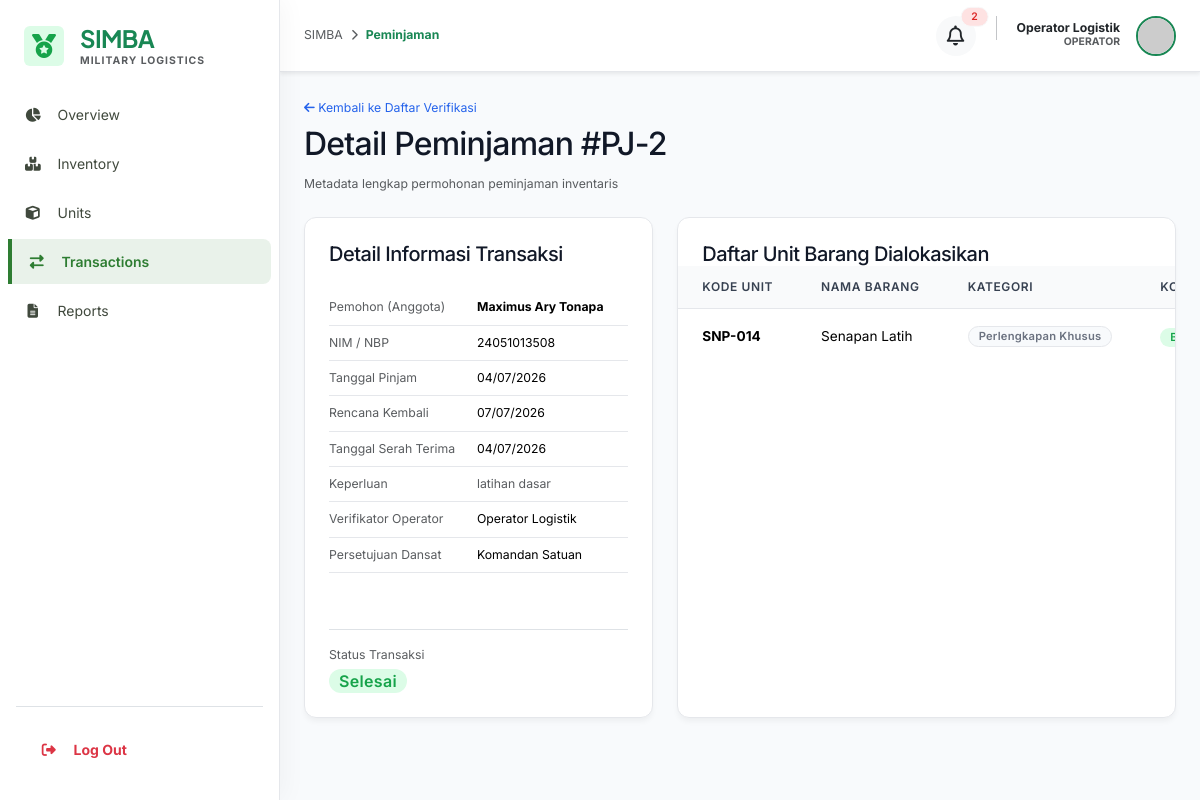
Screenshot of /public/index.php?controller=peminjaman&action=detail&id=2 (signed in) with the database file from the repository.
### tables this page shows
CREATE TABLE `peminjaman` (
  `peminjaman_id` int(11) NOT NULL,
  `user_id` int(11) NOT NULL,
  `status` enum('Menunggu Verifikasi','Menunggu Persetujuan Dansat','Disetujui','Ditolak','Ditolak oleh Dansat','Dipinjam (Berjalan)','Selesai') NOT NULL DEFAULT 'Menunggu Verifikasi',
  `tanggal_pinjam` date NOT NULL,
  `tanggal_rencana_kembali` date NOT NULL,
  `tanggal_serah_terima` date DEFAULT NULL,
  `keperluan` varchar(500) NOT NULL,
  `verifikator_id` int(11) DEFAULT NULL,
  `approver_dansat_id` int(11) DEFAULT NULL,
  `alasan_tolak` text DEFAULT NULL,
  `created_at` datetime NOT NULL DEFAULT current_timestamp(),
  `updated_at` datetime DEFAULT NULL ON UPDATE current_timestamp()
);

CREATE TABLE `users` (
  `user_id` int(11) NOT NULL,
  `role_id` int(11) NOT NULL,
  `full_name` varchar(100) NOT NULL,
  `nim_nip` varchar(30) NOT NULL,
  `username` varchar(50) NOT NULL,
  `password_hash` varchar(255) NOT NULL,
  `email` varchar(100) DEFAULT NULL,
  `phone` varchar(20) DEFAULT NULL,
  `photo` varchar(255) DEFAULT NULL,
  `is_active` tinyint(1) NOT NULL DEFAULT 1,
  `created_at` datetime NOT NULL DEFAULT current_timestamp(),
  `updated_at` datetime DEFAULT NULL ON UPDATE current_timestamp()
);

CREATE TABLE `detail_peminjaman` (
  `detail_peminjaman_id` int(11) NOT NULL,
  `peminjaman_id` int(11) NOT NULL,
  `unit_id` int(11) NOT NULL,
  `kondisi_saat_pinjam` varchar(20) NOT NULL DEFAULT 'Baik',
  `created_at` datetime NOT NULL DEFAULT current_timestamp()
);

CREATE TABLE `unit_barang` (
  `unit_id` int(11) NOT NULL,
  `barang_id` int(11) NOT NULL,
  `kode_unit` varchar(30) NOT NULL,
  `kondisi` enum('Baik','Rusak Ringan','Rusak Berat') NOT NULL DEFAULT 'Baik',
  `status_ketersediaan` enum('Tersedia','Dipinjam','Perbaikan','Hilang') NOT NULL DEFAULT 'Tersedia',
  `tanggal_pengadaan` date NOT NULL,
  `created_at` datetime NOT NULL DEFAULT current_timestamp(),
  `updated_at` datetime DEFAULT NULL ON UPDATE current_timestamp()
);

CREATE TABLE `barang` (
  `barang_id` int(11) NOT NULL,
  `kategori_id` int(11) NOT NULL,
  `bidang_id` int(11) NOT NULL,
  `nama_barang` varchar(150) NOT NULL,
  `satuan` varchar(20) NOT NULL,
  `deskripsi` text DEFAULT NULL,
  `foto` varchar(255) DEFAULT NULL,
  `created_at` datetime NOT NULL DEFAULT current_timestamp(),
  `updated_at` datetime DEFAULT NULL ON UPDATE current_timestamp()
);

CREATE TABLE `kategori_barang` (
  `kategori_id` int(11) NOT NULL,
  `nama_kategori` varchar(100) NOT NULL,
  `deskripsi` text DEFAULT NULL,
  `is_critical` tinyint(1) NOT NULL DEFAULT 0,
  `created_at` datetime NOT NULL DEFAULT current_timestamp()
);

### app/views/peminjaman/detail.php (the view, shortened to what the rows shown need)
<div class="mb-4">
    <?php if ($_SESSION['role_id'] == ROLE_ANGGOTA): ?>
        <a href="index.php?controller=peminjaman&action=riwayat" class="text-accent text-decoration-none small">
            <i class="fa-solid fa-arrow-left"></i> Kembali ke Riwayat Peminjaman
        </a>
    <?php else: ?>
        <a href="index.php?controller=peminjaman&action=verifikasiList" class="text-accent text-decoration-none small">
            <i class="fa-solid fa-arrow-left"></i> Kembali ke Daftar Verifikasi
        </a>
    <?php endif; ?>
    <h1 class="h2 font-heading mt-2" style="color: var(--text-primary);">Detail Peminjaman #PJ-<?= $loan['peminjaman_id'] ?></h1>
    <span class="text-muted small">Metadata lengkap permohonan peminjaman inventaris</span>
</div>
<div class="row">
    <div class="col-md-5 mb-4">
        <div class="glass-card p-4 h-100 d-flex flex-column justify-content-between">
            <div>
                <h3 class="h5 mb-4 font-heading" style="color: var(--text-primary);">Detail Informasi Transaksi</h3>
                <table class="table table-borderless small">
                    <tr>
                        <td class="text-muted ps-0" style="width: 140px;">Pemohon (Anggota)</td>
                        <td><strong><?= htmlspecialchars($loan['borrower_name']) ?></strong></td>
                    </tr>
                    <tr>
                        <td class="text-muted ps-0">NIM / NBP</td>
                        <td><?= htmlspecialchars($loan['borrower_nim']) ?></td>
                    </tr>
                    <tr>
                        <td class="text-muted ps-0">Tanggal Pinjam</td>
                        <td><?= date('d/m/Y', strtotime($loan['tanggal_pinjam'])) ?></td>
                    </tr>
                    <tr>
                        <td class="text-muted ps-0">Rencana Kembali</td>
                        <td><?= date('d/m/Y', strtotime($loan['tanggal_rencana_kembali'])) ?></td>
                    </tr>
                    <tr>
                        <td class="text-muted ps-0">Tanggal Serah Terima</td>
                        <td><?= $loan['tanggal_serah_terima'] ? date('d/m/Y', strtotime($loan['tanggal_serah_terima'])) : '<span class="text-muted small">Belum serah terima</span>' ?></td>
                    </tr>
                    <tr>
                        <td class="text-muted ps-0">Keperluan</td>
                        <td class="text-muted"><?= htmlspecialchars($loan['keperluan']) ?></td>
                    </tr>
                    <tr>
                        <td class="text-muted ps-0">Verifikator Operator</td>
                        <td><?= htmlspecialchars($loan['verifikator_name'] ?: '-') ?></td>
                    </tr>
                    <?php if ($loan['approver_dansat_id']): ?>
                        <tr>
                            <td class="text-muted ps-0">Persetujuan Dansat</td>
                            <td><?= htmlspecialchars($loan['dansat_name'] ?: '-') ?></td>
                        </tr>
                    <?php endif; ?>
                </table>
            </div>
            <div class="border-top pt-3 mt-3">
                <span class="text-muted small d-block mb-1">Status Transaksi</span>
                <?php if ($loan['status'] === STATUS_PINJAM_VERIF_WAIT): ?>
                    <span class="badge bg-warning fs-6 d-inline-block"><?= $loan['status'] ?></span>
                <?php elseif ($loan['status'] === STATUS_PINJAM_DANSAT_WAIT): ?>
                    <span class="badge bg-danger fs-6 d-inline-block"><?= $loan['status'] ?></span>
                <?php elseif ($loan['status'] === STATUS_PINJAM_APPROVED): ?>
                    <span class="badge bg-success fs-6 d-inline-block"><?= $loan['status'] ?></span>
                <?php elseif ($loan['status'] === STATUS_PINJAM_ONGOING): ?>
                    <span class="badge bg-info fs-6 d-inline-block">Dipinjam (Berjalan)</span>
                <?php elseif ($loan['status'] === STATUS_PINJAM_COMPLETED): ?>
                    <span class="badge bg-success fs-6 d-inline-block">Selesai</span>
                <?php else: ?>
                    <span class="badge bg-danger fs-6 d-inline-block"><?= $loan['status'] ?></span>
                <?php endif; ?>
            </div>
        </div>
    </div>
    <div class="col-md-7 mb-4">
        <div class="glass-card p-4 h-100">
            <h3 class="h5 mb-4 font-heading" style="color: var(--text-primary);">Daftar Unit Barang Dialokasikan</h3>
            <div class="table-responsive">
                <table class="table table-modern mb-0 align-middle">
                    <thead>
                        <tr>
                            <th>Kode Unit</th>
                            <th>Nama Barang</th>
                            <th>Kategori</th>
                            <th>Kondisi Saat Pinjam</th>
                        </tr>
                    </thead>
                    <tbody>
                        <?php foreach ($details as $row): ?>
                            <tr>
                                <td><strong><?= htmlspecialchars($row['kode_unit']) ?></strong></td>
                                <td><?= htmlspecialchars($row['nama_barang']) ?></td>
                                <td>
                                    <span class="badge bg-secondary"><?= htmlspecialchars($row['nama_kategori']) ?></span>
                                </td>
                                <td>
                                    <span class="badge bg-success"><?= htmlspecialchars($row['kondisi_saat_pinjam'] ?: 'Baik') ?></span>
                                </td>
                            </tr>
                        <?php endforeach; ?>
                    </tbody>
                </table>
            </div>
        </div>
    </div>
</div>

### app/views/layouts/main.php (shortened to what the rows shown need)
<?php
$currentUser = Auth::user();
$roleId = $currentUser['role_id'] ?? 0;
$fullName = $currentUser['full_name'] ?? 'Pengguna';
$photo = $currentUser['photo'] ?? '';
$profileImg = (!empty($photo) && file_exists(dirname(dirname(dirname(__DIR__))) . '/public/uploads/profil/' . $photo))
              ? 'uploads/profil/' . $photo
              : 'https://api.dicebear.com/7.x/initials/svg?seed=' . urlencode($fullName);
$currentController = $_GET['controller'] ?? 'dashboard';
?>
<!DOCTYPE html>
<html lang="id">
<head>
    <link href="https://cdn.jsdelivr.net/npm/bootstrap@5.3.2/dist/css/bootstrap.min.css" rel="stylesheet">
    <link href="https://cdnjs.cloudflare.com/ajax/libs/font-awesome/6.4.2/css/all.min.css" rel="stylesheet">
    <link href="css/style.css?v=<?= time() ?>" rel="stylesheet">
</head>
<body>
<aside class="sidebar d-flex flex-column py-4" id="sidebar">
    <div class="px-4 mb-4 d-flex align-items-center gap-3">
        <div class="bg-success rounded p-2 d-flex align-items-center justify-content-center">
            <i class="fa-solid fa-medal fs-4"></i>
        </div>
        <div>
            <h1 class="font-headline fw-bold text-success mb-0 fs-4">SIMBA</h1>
            <p class="text-muted small fw-bold mb-0 text-uppercase" style="font-size: 0.65rem; letter-spacing: 1px;">Military Logistics</p>
        </div>
    </div>
    <nav class="flex-grow-1 px-2 overflow-y-auto">
        <?php
        function renderSidebarItem($href, $icon, $label, $isActive) {
            $activeClass = $isActive ? 'active' : '';
            return '<a href="'.$href.'" class="nav-link text-decoration-none d-flex align-items-center gap-3 '.$activeClass.'">
                        <i class="fa-solid fa-'.$icon.' fa-fw"></i>
                        <span>'.$label.'</span>
                    </a>';
        }
        echo renderSidebarItem('index.php?controller=dashboard&action=index', 'chart-pie', 'Overview', $currentController === 'dashboard');
        if ($roleId == ROLE_ADMIN) {
            echo renderSidebarItem('index.php?controller=user&action=index', 'users', 'User Management', $currentController === 'user');
            echo renderSidebarItem('index.php?controller=kategori&action=index', 'tags', 'Kategori', $currentController === 'kategori');
            echo renderSidebarItem('index.php?controller=bidang&action=index', 'sitemap', 'Bidang', $currentController === 'bidang');
            echo renderSidebarItem('index.php?controller=audit&action=index', 'clock-rotate-left', 'Audit Trail', $currentController === 'audit');
        } elseif ($roleId == ROLE_OPERATOR) {
            echo renderSidebarItem('index.php?controller=barang&action=index', 'boxes-stacked', 'Inventory', $currentController === 'barang');
            echo renderSidebarItem('index.php?controller=unit&action=index', 'cube', 'Units', $currentController === 'unit');
            echo renderSidebarItem('index.php?controller=peminjaman&action=verifikasiList', 'right-left', 'Transactions', $currentController === 'peminjaman' || $currentController === 'pengembalian');
            echo renderSidebarItem('index.php?controller=laporan&action=index', 'file-lines', 'Reports', $currentController === 'laporan');
        } elseif ($roleId == ROLE_DANSAT) {
            echo renderSidebarItem('index.php?controller=peminjaman&action=verifikasiKritisList', 'clipboard-check', 'Approvals', $currentController === 'peminjaman');
            echo renderSidebarItem('index.php?controller=laporan&action=index', 'file-lines', 'Reports', $currentController === 'laporan');
        }
        ?>
    </nav>
    <div class="px-2 mt-auto pt-3 border-top mx-3">
        <a href="index.php?controller=auth&action=logout" onclick="return confirm('Apakah Anda yakin ingin keluar?');" class="nav-link text-decoration-none text-danger d-flex align-items-center gap-3 mt-1">
            <i class="fa-solid fa-right-from-bracket fa-fw"></i>
            <span class="fw-bold">Log Out</span>
        </a>
    </div>
</aside>
<div class="main-wrapper d-flex flex-column">
    <header class="topbar d-flex justify-content-between align-items-center px-4 shadow-sm m-0">
        <div class="d-flex align-items-center gap-3">
            <nav class="d-none d-md-flex align-items-center gap-2 small text-muted">
                <span>SIMBA</span>
                <i class="fa-solid fa-chevron-right" style="font-size: 0.7rem;"></i>
                <span class="fw-bold text-success text-capitalize"><?= $currentController ?></span>
            </nav>
        </div>
        <div class="d-flex align-items-center gap-4">
            <div class="d-flex align-items-center gap-3">
                <a href="index.php?controller=notifikasi" class="btn btn-light rounded-circle position-relative p-2 d-flex align-items-center justify-content-center" style="width: 40px; height: 40px; text-decoration: none;">
                    <i class="fa-regular fa-bell fs-5 text-dark"></i>
                    <?php
                    require_once dirname(dirname(__DIR__)) . '/models/Notifikasi.php';
                    $notifModel = new Notifikasi();
                    $unreadCount = $notifModel->getUnreadCount($_SESSION['user_id'] ?? 0);
                    if ($unreadCount > 0):
                    ?>
                        <span class="position-absolute top-0 start-100 translate-middle badge rounded-pill bg-danger border border-light" style="font-size: 0.65rem;">
                            <?= $unreadCount > 99 ? '99+' : $unreadCount ?>
                        </span>
                    <?php endif; ?>
                </a>
                <a href="index.php?controller=user&action=profil" class="d-flex align-items-center gap-3 cursor-pointer text-decoration-none" id="userProfileBtn">
                    <div class="text-end d-none d-sm-block">
                        <p class="mb-0 fw-bold small lh-1 text-dark"><?= htmlspecialchars($fullName) ?></p>
                        <p class="mb-0 text-muted text-uppercase fw-bold" style="font-size: 0.65rem;"><?= ROLE_NAMES[$roleId] ?? 'USER' ?></p>
                    </div>
                    <img class="rounded-circle object-fit-cover border border-2 border-success hover-zoom" src="<?= $profileImg ?>" width="40" height="40" alt="Profile">
                </a>
            </div>
        </div>
    </header>
    <main class="main-content flex-grow-1 p-4">
        <div class="container-fluid max-w-7xl px-0">
            <?= $content ?>
        </div>
    </main>
</div>
</body>
</html>

### rows the page displays
peminjaman: verifikator.full_name "Operator Logistik", peminjaman_id "2", user.full_name "Maximus Ary Tonapa", user.nim_nip "24051013508", tanggal_pinjam "04/07/2026", tanggal_rencana_kembali "07/07/2026", tanggal_serah_terima "04/07/2026", keperluan "latihan dasar", approver_dansat.full_name "Komandan Satuan"
detail_peminjaman: unit.kode_unit "SNP-014", barang.nama_barang "Senapan Latih", kategori_barang.nama_kategori "Perlengkapan Khusus"

### other values shown
$label "Overview Inventory Units Transactions Reports"
$currentController "Peminjaman"
$unreadCount "2"
ROLE_NAMES[$roleId] "OPERATOR"
